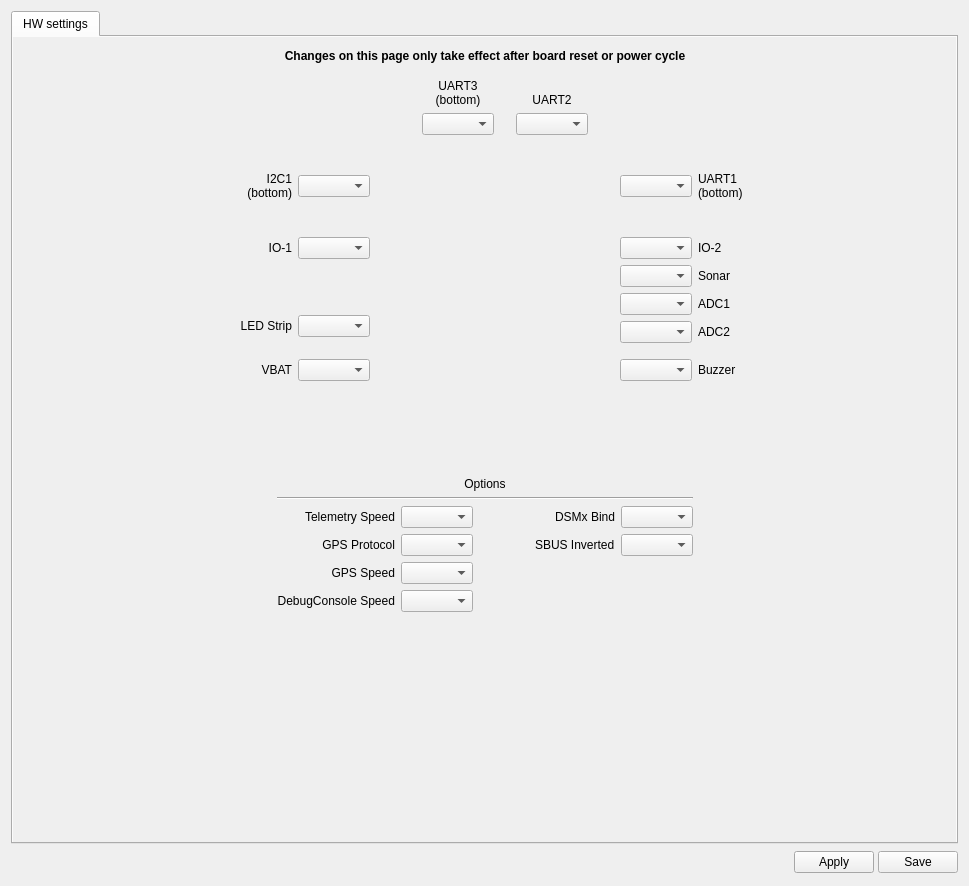
<?xml version="1.0" encoding="UTF-8"?>
<ui version="4.0">
 <class>SPRacingF3HWWidget</class>
 <widget class="QWidget" name="SPRacingF3HWWidget">
  <property name="geometry">
   <rect>
    <x>0</x>
    <y>0</y>
    <width>969</width>
    <height>886</height>
   </rect>
  </property>
  <property name="windowTitle">
   <string>Form</string>
  </property>
  <layout class="QVBoxLayout" name="verticalLayout">
   <item>
    <widget class="QTabWidget" name="tabWidget">
     <property name="currentIndex">
      <number>0</number>
     </property>
     <widget class="QWidget" name="tab">
      <property name="autoFillBackground">
       <bool>true</bool>
      </property>
      <attribute name="title">
       <string>HW settings</string>
      </attribute>
      <layout class="QVBoxLayout" name="verticalLayout_3">
       <property name="leftMargin">
        <number>0</number>
       </property>
       <property name="topMargin">
        <number>0</number>
       </property>
       <property name="rightMargin">
        <number>0</number>
       </property>
       <property name="bottomMargin">
        <number>0</number>
       </property>
       <item>
        <widget class="QScrollArea" name="scrollArea">
         <property name="palette">
          <palette>
           <active>
            <colorrole role="Base">
             <brush brushstyle="SolidPattern">
              <color alpha="255">
               <red>255</red>
               <green>255</green>
               <blue>255</blue>
              </color>
             </brush>
            </colorrole>
            <colorrole role="Window">
             <brush brushstyle="SolidPattern">
              <color alpha="0">
               <red>232</red>
               <green>232</green>
               <blue>232</blue>
              </color>
             </brush>
            </colorrole>
           </active>
           <inactive>
            <colorrole role="Base">
             <brush brushstyle="SolidPattern">
              <color alpha="255">
               <red>255</red>
               <green>255</green>
               <blue>255</blue>
              </color>
             </brush>
            </colorrole>
            <colorrole role="Window">
             <brush brushstyle="SolidPattern">
              <color alpha="0">
               <red>232</red>
               <green>232</green>
               <blue>232</blue>
              </color>
             </brush>
            </colorrole>
           </inactive>
           <disabled>
            <colorrole role="Base">
             <brush brushstyle="SolidPattern">
              <color alpha="0">
               <red>232</red>
               <green>232</green>
               <blue>232</blue>
              </color>
             </brush>
            </colorrole>
            <colorrole role="Window">
             <brush brushstyle="SolidPattern">
              <color alpha="0">
               <red>232</red>
               <green>232</green>
               <blue>232</blue>
              </color>
             </brush>
            </colorrole>
           </disabled>
          </palette>
         </property>
         <property name="styleSheet">
          <string notr="true">border-color: rgb(255, 0, 0);</string>
         </property>
         <property name="frameShape">
          <enum>QFrame::NoFrame</enum>
         </property>
         <property name="frameShadow">
          <enum>QFrame::Plain</enum>
         </property>
         <property name="widgetResizable">
          <bool>true</bool>
         </property>
         <widget class="QWidget" name="scrollAreaWidgetContents">
          <property name="geometry">
           <rect>
            <x>0</x>
            <y>0</y>
            <width>939</width>
            <height>786</height>
           </rect>
          </property>
          <layout class="QGridLayout" name="gridLayout_3">
           <property name="leftMargin">
            <number>12</number>
           </property>
           <property name="topMargin">
            <number>12</number>
           </property>
           <property name="rightMargin">
            <number>12</number>
           </property>
           <property name="bottomMargin">
            <number>12</number>
           </property>
           <item row="1" column="2">
            <spacer name="verticalSpacer_2">
             <property name="orientation">
              <enum>Qt::Vertical</enum>
             </property>
             <property name="sizeType">
              <enum>QSizePolicy::Fixed</enum>
             </property>
             <property name="sizeHint" stdset="0">
              <size>
               <width>20</width>
               <height>10</height>
              </size>
             </property>
            </spacer>
           </item>
           <item row="3" column="2">
            <spacer name="verticalSpacer">
             <property name="orientation">
              <enum>Qt::Vertical</enum>
             </property>
             <property name="sizeHint" stdset="0">
              <size>
               <width>20</width>
               <height>40</height>
              </size>
             </property>
            </spacer>
           </item>
           <item row="2" column="0">
            <spacer name="horizontalSpacer_4">
             <property name="orientation">
              <enum>Qt::Horizontal</enum>
             </property>
             <property name="sizeHint" stdset="0">
              <size>
               <width>40</width>
               <height>20</height>
              </size>
             </property>
            </spacer>
           </item>
           <item row="0" column="2">
            <widget class="QLabel" name="label_6">
             <property name="sizePolicy">
              <sizepolicy hsizetype="Preferred" vsizetype="Preferred">
               <horstretch>0</horstretch>
               <verstretch>0</verstretch>
              </sizepolicy>
             </property>
             <property name="minimumSize">
              <size>
               <width>0</width>
               <height>0</height>
              </size>
             </property>
             <property name="maximumSize">
              <size>
               <width>16777215</width>
               <height>16777215</height>
              </size>
             </property>
             <property name="font">
              <font>
               <weight>75</weight>
               <bold>true</bold>
              </font>
             </property>
             <property name="text">
              <string>Changes on this page only take effect after board reset or power cycle</string>
             </property>
             <property name="alignment">
              <set>Qt::AlignCenter</set>
             </property>
             <property name="wordWrap">
              <bool>true</bool>
             </property>
            </widget>
           </item>
           <item row="2" column="3">
            <spacer name="horizontalSpacer_5">
             <property name="orientation">
              <enum>Qt::Horizontal</enum>
             </property>
             <property name="sizeHint" stdset="0">
              <size>
               <width>40</width>
               <height>20</height>
              </size>
             </property>
            </spacer>
           </item>
           <item row="2" column="2">
            <layout class="QGridLayout" name="gridLayout" rowstretch="0,0,0,0,0,0,0,0">
             <item row="0" column="2">
              <widget class="QLabel" name="lbUART3">
               <property name="text">
                <string>UART3
(bottom)</string>
               </property>
               <property name="alignment">
                <set>Qt::AlignBottom|Qt::AlignHCenter</set>
               </property>
              </widget>
             </item>
             <item row="0" column="6">
              <spacer name="horizontalSpacer_6">
               <property name="orientation">
                <enum>Qt::Horizontal</enum>
               </property>
               <property name="sizeType">
                <enum>QSizePolicy::Minimum</enum>
               </property>
               <property name="sizeHint" stdset="0">
                <size>
                 <width>120</width>
                 <height>10</height>
                </size>
               </property>
              </spacer>
             </item>
             <item row="1" column="4">
              <widget class="QComboBox" name="cbUART2"/>
             </item>
             <item row="0" column="4">
              <widget class="QLabel" name="lbUART2">
               <property name="text">
                <string>UART2</string>
               </property>
               <property name="alignment">
                <set>Qt::AlignBottom|Qt::AlignHCenter</set>
               </property>
              </widget>
             </item>
             <item row="1" column="2">
              <widget class="QComboBox" name="cbUART3"/>
             </item>
             <item row="2" column="6">
              <layout class="QGridLayout" name="gridLayout_4">
               <item row="0" column="0">
                <widget class="QComboBox" name="cbUART1"/>
               </item>
               <item row="0" column="1">
                <widget class="QLabel" name="lbUART1">
                 <property name="text">
                  <string>UART1
(bottom)</string>
                 </property>
                 <property name="alignment">
                  <set>Qt::AlignLeading|Qt::AlignLeft|Qt::AlignVCenter</set>
                 </property>
                </widget>
               </item>
              </layout>
             </item>
             <item row="0" column="5">
              <spacer name="horizontalSpacer_8">
               <property name="orientation">
                <enum>Qt::Horizontal</enum>
               </property>
               <property name="sizeType">
                <enum>QSizePolicy::Maximum</enum>
               </property>
               <property name="sizeHint" stdset="0">
                <size>
                 <width>20</width>
                 <height>20</height>
                </size>
               </property>
              </spacer>
             </item>
             <item row="0" column="1">
              <spacer name="horizontalSpacer_7">
               <property name="orientation">
                <enum>Qt::Horizontal</enum>
               </property>
               <property name="sizeType">
                <enum>QSizePolicy::Maximum</enum>
               </property>
               <property name="sizeHint" stdset="0">
                <size>
                 <width>40</width>
                 <height>20</height>
                </size>
               </property>
              </spacer>
             </item>
             <item row="0" column="0">
              <spacer name="horizontalSpacer_3">
               <property name="orientation">
                <enum>Qt::Horizontal</enum>
               </property>
               <property name="sizeType">
                <enum>QSizePolicy::Minimum</enum>
               </property>
               <property name="sizeHint" stdset="0">
                <size>
                 <width>120</width>
                 <height>10</height>
                </size>
               </property>
              </spacer>
             </item>
             <item row="2" column="0">
              <layout class="QGridLayout" name="gridLayout_5">
               <item row="0" column="2">
                <widget class="QComboBox" name="cbI2C1"/>
               </item>
               <item row="0" column="1">
                <widget class="QLabel" name="lbI2C1">
                 <property name="text">
                  <string>I2C1
(bottom)</string>
                 </property>
                 <property name="alignment">
                  <set>Qt::AlignRight|Qt::AlignTrailing|Qt::AlignVCenter</set>
                 </property>
                </widget>
               </item>
               <item row="0" column="0">
                <spacer name="verticalSpacer_3">
                 <property name="orientation">
                  <enum>Qt::Vertical</enum>
                 </property>
                 <property name="sizeType">
                  <enum>QSizePolicy::Maximum</enum>
                 </property>
                 <property name="sizeHint" stdset="0">
                  <size>
                   <width>20</width>
                   <height>90</height>
                  </size>
                 </property>
                </spacer>
               </item>
              </layout>
             </item>
             <item row="0" column="3">
              <spacer name="horizontalSpacer_2">
               <property name="orientation">
                <enum>Qt::Horizontal</enum>
               </property>
               <property name="sizeType">
                <enum>QSizePolicy::Minimum</enum>
               </property>
               <property name="sizeHint" stdset="0">
                <size>
                 <width>10</width>
                 <height>20</height>
                </size>
               </property>
              </spacer>
             </item>
             <item row="3" column="6">
              <layout class="QGridLayout" name="gridLayout_2">
               <item row="1" column="0">
                <widget class="QComboBox" name="cbSonar"/>
               </item>
               <item row="2" column="0">
                <widget class="QComboBox" name="cbADC1"/>
               </item>
               <item row="3" column="0">
                <widget class="QComboBox" name="cbADC2"/>
               </item>
               <item row="0" column="0">
                <widget class="QComboBox" name="cbIO2"/>
               </item>
               <item row="0" column="1">
                <widget class="QLabel" name="lbIO2">
                 <property name="text">
                  <string>IO-2</string>
                 </property>
                 <property name="alignment">
                  <set>Qt::AlignLeading|Qt::AlignLeft|Qt::AlignVCenter</set>
                 </property>
                </widget>
               </item>
               <item row="1" column="1">
                <widget class="QLabel" name="lbSonar">
                 <property name="text">
                  <string>Sonar</string>
                 </property>
                 <property name="alignment">
                  <set>Qt::AlignLeading|Qt::AlignLeft|Qt::AlignVCenter</set>
                 </property>
                </widget>
               </item>
               <item row="3" column="1">
                <widget class="QLabel" name="lbADC2">
                 <property name="text">
                  <string>ADC2</string>
                 </property>
                 <property name="alignment">
                  <set>Qt::AlignLeading|Qt::AlignLeft|Qt::AlignVCenter</set>
                 </property>
                </widget>
               </item>
               <item row="2" column="1">
                <widget class="QLabel" name="lbADC1">
                 <property name="text">
                  <string>ADC1</string>
                 </property>
                 <property name="alignment">
                  <set>Qt::AlignLeading|Qt::AlignLeft|Qt::AlignVCenter</set>
                 </property>
                </widget>
               </item>
               <item row="4" column="0">
                <spacer name="verticalSpacer_6">
                 <property name="orientation">
                  <enum>Qt::Vertical</enum>
                 </property>
                 <property name="sizeType">
                  <enum>QSizePolicy::Expanding</enum>
                 </property>
                 <property name="sizeHint" stdset="0">
                  <size>
                   <width>20</width>
                   <height>10</height>
                  </size>
                 </property>
                </spacer>
               </item>
              </layout>
             </item>
             <item row="2" column="1" rowspan="3" colspan="5" alignment="Qt::AlignHCenter|Qt::AlignVCenter">
              <widget class="QLabel" name="lbBoardImage">
               <property name="sizePolicy">
                <sizepolicy hsizetype="Fixed" vsizetype="Fixed">
                 <horstretch>0</horstretch>
                 <verstretch>0</verstretch>
                </sizepolicy>
               </property>
               <property name="maximumSize">
                <size>
                 <width>350</width>
                 <height>350</height>
                </size>
               </property>
               <property name="text">
                <string/>
               </property>
               <property name="pixmap">
                <pixmap resource="configgadget.qrc">:/configgadget/images/spracingf3_top.png</pixmap>
               </property>
               <property name="scaledContents">
                <bool>false</bool>
               </property>
               <property name="alignment">
                <set>Qt::AlignCenter</set>
               </property>
               <property name="textInteractionFlags">
                <set>Qt::NoTextInteraction</set>
               </property>
              </widget>
             </item>
             <item row="3" column="0">
              <layout class="QGridLayout" name="gridLayout_6">
               <item row="0" column="1">
                <widget class="QComboBox" name="cbIO1"/>
               </item>
               <item row="0" column="0">
                <widget class="QLabel" name="lbIO1">
                 <property name="text">
                  <string>IO-1</string>
                 </property>
                 <property name="alignment">
                  <set>Qt::AlignRight|Qt::AlignTrailing|Qt::AlignVCenter</set>
                 </property>
                </widget>
               </item>
               <item row="2" column="1">
                <widget class="QComboBox" name="cbLEDPort"/>
               </item>
               <item row="1" column="0">
                <spacer name="verticalSpacer_4">
                 <property name="orientation">
                  <enum>Qt::Vertical</enum>
                 </property>
                 <property name="sizeType">
                  <enum>QSizePolicy::Maximum</enum>
                 </property>
                 <property name="sizeHint" stdset="0">
                  <size>
                   <width>20</width>
                   <height>50</height>
                  </size>
                 </property>
                </spacer>
               </item>
               <item row="3" column="0">
                <spacer name="verticalSpacer_9">
                 <property name="orientation">
                  <enum>Qt::Vertical</enum>
                 </property>
                 <property name="sizeHint" stdset="0">
                  <size>
                   <width>20</width>
                   <height>10</height>
                  </size>
                 </property>
                </spacer>
               </item>
               <item row="2" column="0">
                <widget class="QLabel" name="lbLEDPort">
                 <property name="text">
                  <string>LED Strip</string>
                 </property>
                 <property name="alignment">
                  <set>Qt::AlignRight|Qt::AlignTrailing|Qt::AlignVCenter</set>
                 </property>
                </widget>
               </item>
              </layout>
             </item>
             <item row="4" column="0">
              <layout class="QGridLayout" name="gridLayout_9">
               <item row="0" column="1">
                <widget class="QComboBox" name="cbADC3"/>
               </item>
               <item row="0" column="0">
                <widget class="QLabel" name="lbADC3">
                 <property name="text">
                  <string>VBAT</string>
                 </property>
                 <property name="alignment">
                  <set>Qt::AlignRight|Qt::AlignTrailing|Qt::AlignVCenter</set>
                 </property>
                </widget>
               </item>
               <item row="1" column="0">
                <spacer name="verticalSpacer_5">
                 <property name="orientation">
                  <enum>Qt::Vertical</enum>
                 </property>
                 <property name="sizeType">
                  <enum>QSizePolicy::Maximum</enum>
                 </property>
                 <property name="sizeHint" stdset="0">
                  <size>
                   <width>20</width>
                   <height>70</height>
                  </size>
                 </property>
                </spacer>
               </item>
              </layout>
             </item>
             <item row="4" column="6">
              <layout class="QGridLayout" name="gridLayout_8">
               <item row="0" column="1">
                <widget class="QLabel" name="lbBuzzer">
                 <property name="text">
                  <string>Buzzer</string>
                 </property>
                 <property name="alignment">
                  <set>Qt::AlignLeading|Qt::AlignLeft|Qt::AlignVCenter</set>
                 </property>
                </widget>
               </item>
               <item row="0" column="0">
                <widget class="QComboBox" name="cbBuzzer"/>
               </item>
               <item row="1" column="0">
                <spacer name="verticalSpacer_8">
                 <property name="orientation">
                  <enum>Qt::Vertical</enum>
                 </property>
                 <property name="sizeType">
                  <enum>QSizePolicy::Maximum</enum>
                 </property>
                 <property name="sizeHint" stdset="0">
                  <size>
                   <width>20</width>
                   <height>70</height>
                  </size>
                 </property>
                </spacer>
               </item>
              </layout>
             </item>
             <item row="7" column="0" colspan="7">
              <layout class="QGridLayout" name="gridLayout_10">
               <item row="3" column="6">
                <spacer name="horizontalSpacer_11">
                 <property name="orientation">
                  <enum>Qt::Horizontal</enum>
                 </property>
                 <property name="sizeHint" stdset="0">
                  <size>
                   <width>40</width>
                   <height>20</height>
                  </size>
                 </property>
                </spacer>
               </item>
               <item row="3" column="4">
                <widget class="QLabel" name="lbSBUSInverted">
                 <property name="text">
                  <string>SBUS Inverted</string>
                 </property>
                </widget>
               </item>
               <item row="3" column="1">
                <widget class="QLabel" name="lbGPSProtocol">
                 <property name="text">
                  <string>GPS Protocol</string>
                 </property>
                 <property name="alignment">
                  <set>Qt::AlignRight|Qt::AlignTrailing|Qt::AlignVCenter</set>
                 </property>
                </widget>
               </item>
               <item row="5" column="2">
                <widget class="QComboBox" name="comboBox"/>
               </item>
               <item row="2" column="2">
                <widget class="QComboBox" name="cbTelemetrySpeed"/>
               </item>
               <item row="4" column="1">
                <widget class="QLabel" name="lbGPSSpeed">
                 <property name="text">
                  <string>GPS Speed</string>
                 </property>
                 <property name="alignment">
                  <set>Qt::AlignRight|Qt::AlignTrailing|Qt::AlignVCenter</set>
                 </property>
                </widget>
               </item>
               <item row="2" column="1">
                <widget class="QLabel" name="lbTelemetrySpeed">
                 <property name="text">
                  <string>Telemetry Speed</string>
                 </property>
                 <property name="alignment">
                  <set>Qt::AlignRight|Qt::AlignTrailing|Qt::AlignVCenter</set>
                 </property>
                </widget>
               </item>
               <item row="4" column="2">
                <widget class="QComboBox" name="cbGPSSpeed"/>
               </item>
               <item row="3" column="0">
                <spacer name="horizontalSpacer_10">
                 <property name="orientation">
                  <enum>Qt::Horizontal</enum>
                 </property>
                 <property name="sizeHint" stdset="0">
                  <size>
                   <width>40</width>
                   <height>20</height>
                  </size>
                 </property>
                </spacer>
               </item>
               <item row="5" column="1">
                <widget class="QLabel" name="lbDebugConsoleSpeed">
                 <property name="text">
                  <string>DebugConsole Speed</string>
                 </property>
                 <property name="alignment">
                  <set>Qt::AlignRight|Qt::AlignTrailing|Qt::AlignVCenter</set>
                 </property>
                </widget>
               </item>
               <item row="3" column="2">
                <widget class="QComboBox" name="cbGPSProtocol"/>
               </item>
               <item row="2" column="4">
                <widget class="QLabel" name="lbDSMBind">
                 <property name="text">
                  <string>DSMx Bind</string>
                 </property>
                 <property name="alignment">
                  <set>Qt::AlignRight|Qt::AlignTrailing|Qt::AlignVCenter</set>
                 </property>
                </widget>
               </item>
               <item row="3" column="3">
                <spacer name="horizontalSpacer_9">
                 <property name="orientation">
                  <enum>Qt::Horizontal</enum>
                 </property>
                 <property name="sizeHint" stdset="0">
                  <size>
                   <width>40</width>
                   <height>20</height>
                  </size>
                 </property>
                </spacer>
               </item>
               <item row="2" column="5">
                <widget class="QComboBox" name="cbDSMxBind"/>
               </item>
               <item row="3" column="5">
                <widget class="QComboBox" name="cbSBUSInverted"/>
               </item>
               <item row="1" column="1" colspan="5">
                <widget class="Line" name="line">
                 <property name="orientation">
                  <enum>Qt::Horizontal</enum>
                 </property>
                </widget>
               </item>
               <item row="0" column="1" colspan="5">
                <widget class="QLabel" name="label">
                 <property name="text">
                  <string>Options</string>
                 </property>
                 <property name="alignment">
                  <set>Qt::AlignCenter</set>
                 </property>
                </widget>
               </item>
              </layout>
             </item>
             <item row="6" column="2">
              <spacer name="verticalSpacer_7">
               <property name="orientation">
                <enum>Qt::Vertical</enum>
               </property>
               <property name="sizeHint" stdset="0">
                <size>
                 <width>20</width>
                 <height>20</height>
                </size>
               </property>
              </spacer>
             </item>
            </layout>
           </item>
          </layout>
         </widget>
        </widget>
       </item>
      </layout>
     </widget>
    </widget>
   </item>
   <item>
    <layout class="QHBoxLayout" name="horizontalLayout_2">
     <property name="spacing">
      <number>4</number>
     </property>
     <item>
      <spacer name="horizontalSpacer">
       <property name="orientation">
        <enum>Qt::Horizontal</enum>
       </property>
       <property name="sizeHint" stdset="0">
        <size>
         <width>369</width>
         <height>20</height>
        </size>
       </property>
      </spacer>
     </item>
     <item>
      <widget class="QPushButton" name="helpButton">
       <property name="sizePolicy">
        <sizepolicy hsizetype="Fixed" vsizetype="Fixed">
         <horstretch>0</horstretch>
         <verstretch>0</verstretch>
        </sizepolicy>
       </property>
       <property name="minimumSize">
        <size>
         <width>25</width>
         <height>25</height>
        </size>
       </property>
       <property name="maximumSize">
        <size>
         <width>25</width>
         <height>25</height>
        </size>
       </property>
       <property name="toolTip">
        <string>Takes you to the wiki page</string>
       </property>
       <property name="text">
        <string/>
       </property>
       <property name="icon">
        <iconset resource="../coreplugin/core.qrc">
         <normaloff>:/core/images/helpicon.svg</normaloff>:/core/images/helpicon.svg</iconset>
       </property>
       <property name="iconSize">
        <size>
         <width>25</width>
         <height>25</height>
        </size>
       </property>
       <property name="flat">
        <bool>true</bool>
       </property>
       <property name="objrelation" stdset="0">
        <string notr="true">button:help</string>
       </property>
      </widget>
     </item>
     <item>
      <widget class="QPushButton" name="applyButton">
       <property name="minimumSize">
        <size>
         <width>0</width>
         <height>0</height>
        </size>
       </property>
       <property name="maximumSize">
        <size>
         <width>16777215</width>
         <height>16777215</height>
        </size>
       </property>
       <property name="palette">
        <palette>
         <active>
          <colorrole role="Base">
           <brush brushstyle="SolidPattern">
            <color alpha="0">
             <red>255</red>
             <green>255</green>
             <blue>255</blue>
            </color>
           </brush>
          </colorrole>
          <colorrole role="Window">
           <brush brushstyle="SolidPattern">
            <color alpha="255">
             <red>232</red>
             <green>232</green>
             <blue>232</blue>
            </color>
           </brush>
          </colorrole>
         </active>
         <inactive>
          <colorrole role="Base">
           <brush brushstyle="SolidPattern">
            <color alpha="0">
             <red>255</red>
             <green>255</green>
             <blue>255</blue>
            </color>
           </brush>
          </colorrole>
          <colorrole role="Window">
           <brush brushstyle="SolidPattern">
            <color alpha="255">
             <red>232</red>
             <green>232</green>
             <blue>232</blue>
            </color>
           </brush>
          </colorrole>
         </inactive>
         <disabled>
          <colorrole role="Base">
           <brush brushstyle="SolidPattern">
            <color alpha="255">
             <red>232</red>
             <green>232</green>
             <blue>232</blue>
            </color>
           </brush>
          </colorrole>
          <colorrole role="Window">
           <brush brushstyle="SolidPattern">
            <color alpha="255">
             <red>232</red>
             <green>232</green>
             <blue>232</blue>
            </color>
           </brush>
          </colorrole>
         </disabled>
        </palette>
       </property>
       <property name="toolTip">
        <string>Send to board but don't write in SD.
Beware of not locking yourself out!</string>
       </property>
       <property name="autoFillBackground">
        <bool>false</bool>
       </property>
       <property name="styleSheet">
        <string notr="true"/>
       </property>
       <property name="text">
        <string>Apply</string>
       </property>
       <property name="iconSize">
        <size>
         <width>16</width>
         <height>16</height>
        </size>
       </property>
       <property name="checkable">
        <bool>false</bool>
       </property>
       <property name="objrelation" stdset="0">
        <string notr="true">button:apply</string>
       </property>
      </widget>
     </item>
     <item>
      <widget class="QPushButton" name="saveButton">
       <property name="minimumSize">
        <size>
         <width>0</width>
         <height>0</height>
        </size>
       </property>
       <property name="maximumSize">
        <size>
         <width>16777215</width>
         <height>16777215</height>
        </size>
       </property>
       <property name="toolTip">
        <string>Applies and Saves all settings to SD.
Beware of not locking yourself out!</string>
       </property>
       <property name="autoFillBackground">
        <bool>false</bool>
       </property>
       <property name="styleSheet">
        <string notr="true"/>
       </property>
       <property name="text">
        <string>Save</string>
       </property>
       <property name="objrelation" stdset="0">
        <string notr="true">button:save</string>
       </property>
      </widget>
     </item>
    </layout>
   </item>
  </layout>
 </widget>
 <resources>
  <include location="../coreplugin/core.qrc"/>
  <include location="configgadget.qrc"/>
 </resources>
 <connections/>
</ui>
